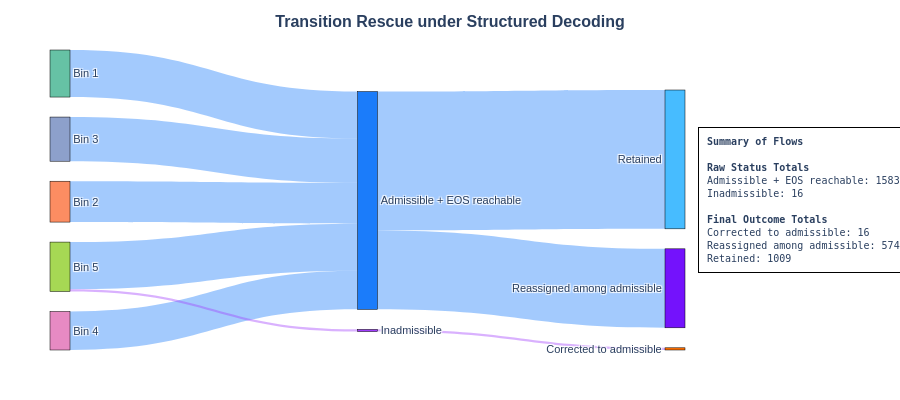

Notebook cell for this chart:
### Code cell
df_rescue.to_csv("../output/metrics/" + dataname + "_decoding_rescue.csv", index=False)
plot_transition_rescue(
    df_rescue,
    n_bins=5,
    figsize=(9, 4),
    title="Transition Rescue under Structured Decoding",
    save_path="../output/plots/" + dataname + "_decoding_transition",
)

### Figure 1 — Plotly figure (JSON) as saved in the notebook; plotly's stock layout.template omitted (floating-point values rounded to 4 significant figures)
{"data": [{"arrangement": "snap", "link": {"color": ["rgba(27, 124, 250, 0.4)", "rgba(27, 124, 250, 0.4)", "rgba(27, 124, 250, 0.4)", "rgba(27, 124, 250, 0.4)", "rgba(27, 124, 250, 0.4)", "rgba(160, 61, 252, 0.4)", "rgba(27, 124, 250, 0.4)", "rgba(27, 124, 250, 0.4)", "rgba(160, 61, 252, 0.4)"], "hovertemplate": "Flow: %{value}<extra></extra>", "source": [0, 1, 2, 3, 4, 4, 5, 5, 7], "target": [5, 5, 5, 5, 5, 7, 10, 8, 9], "value": [342, 297, 321, 280, 343, 16, 574, 1009, 16]}, "node": {"color": ["rgb(102,194,165)", "rgb(252,141,98)", "rgb(141,160,203)", "rgb(231,138,195)", "rgb(166,216,84)", "#1B7CFA", "#F17D01", "#A03DFC", "#47BCFF", "#FF6F00", "#7412FC", "#6C757D"], "hovertemplate": "%{label}<br>Total flow: %{value}<extra></extra>", "label": ["Bin 1", "Bin 2", "Bin 3", "Bin 4", "Bin 5", "Admissible + EOS reachable", "Admissible but EOS unreachable", "Inadmissible", "Retained", "Corrected to admissible", "Reassigned among admissible", "Other"], "line": {"color": "black", "width": 0.5}, "pad": 20, "thickness": 20}, "type": "sankey"}], "layout": {"annotations": [{"align": "left", "bgcolor": "rgba(255,255,255,0.95)", "bordercolor": "black", "borderpad": 8, "borderwidth": 1, "font": {"family": "monospace", "size": 10}, "showarrow": false, "text": "<b>Summary of Flows</b><br><br><b>Raw Status Totals</b><br>Admissible + EOS reachable: 1583<br>Inadmissible: 16<br><br><b>Final Outcome Totals</b><br>Corrected to admissible: 16<br>Reassigned among admissible: 574<br>Retained: 1009<br>", "x": 1.02, "xanchor": "left", "xref": "paper", "y": 0.5, "yanchor": "middle", "yref": "paper"}], "font": {"family": "Arial", "size": 11}, "height": 400, "margin": {"b": 50, "l": 50, "r": 215, "t": 50}, "paper_bgcolor": "white", "plot_bgcolor": "white", "title": {"font": {"family": "Arial", "size": 16, "weight": "bold"}, "text": "Transition Rescue under Structured Decoding", "x": 0.5, "xanchor": "center", "y": 0.96}, "width": 900}}
